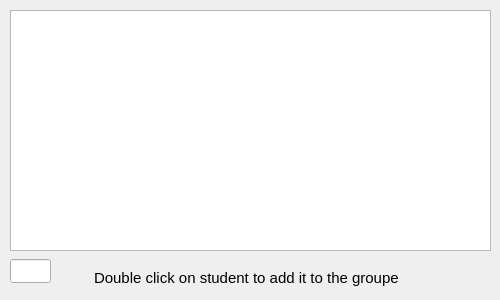
<?xml version="1.0" encoding="UTF-8"?>
<ui version="4.0">
 <class>addGRPETU</class>
 <widget class="QWidget" name="addGRPETU">
  <property name="geometry">
   <rect>
    <x>0</x>
    <y>0</y>
    <width>500</width>
    <height>300</height>
   </rect>
  </property>
  <property name="windowTitle">
   <string>Form</string>
  </property>
  <widget class="QWidget" name="layoutWidget">
   <property name="geometry">
    <rect>
     <x>50</x>
     <y>259</y>
     <width>444</width>
     <height>38</height>
    </rect>
   </property>
   <layout class="QHBoxLayout" name="horizontalLayout">
    <item>
     <widget class="QLabel" name="label">
      <property name="text">
       <string/>
      </property>
      <property name="pixmap">
       <pixmap>../../qt/warning.svg</pixmap>
      </property>
      <property name="scaledContents">
       <bool>true</bool>
      </property>
     </widget>
    </item>
    <item>
     <widget class="QLabel" name="label_2">
      <property name="minimumSize">
       <size>
        <width>400</width>
        <height>0</height>
       </size>
      </property>
      <property name="maximumSize">
       <size>
        <width>400</width>
        <height>16777215</height>
       </size>
      </property>
      <property name="font">
       <font>
        <pointsize>11</pointsize>
       </font>
      </property>
      <property name="text">
       <string>Double click on student to add it to the groupe</string>
      </property>
     </widget>
    </item>
   </layout>
  </widget>
  <widget class="QLineEdit" name="lineEdit">
   <property name="geometry">
    <rect>
     <x>10</x>
     <y>259</y>
     <width>41</width>
     <height>24</height>
    </rect>
   </property>
  </widget>
  <widget class="QTableView" name="tableViewGRPETU">
   <property name="geometry">
    <rect>
     <x>10</x>
     <y>10</y>
     <width>481</width>
     <height>241</height>
    </rect>
   </property>
   <attribute name="verticalHeaderVisible">
    <bool>false</bool>
   </attribute>
  </widget>
 </widget>
 <resources/>
 <connections/>
</ui>
